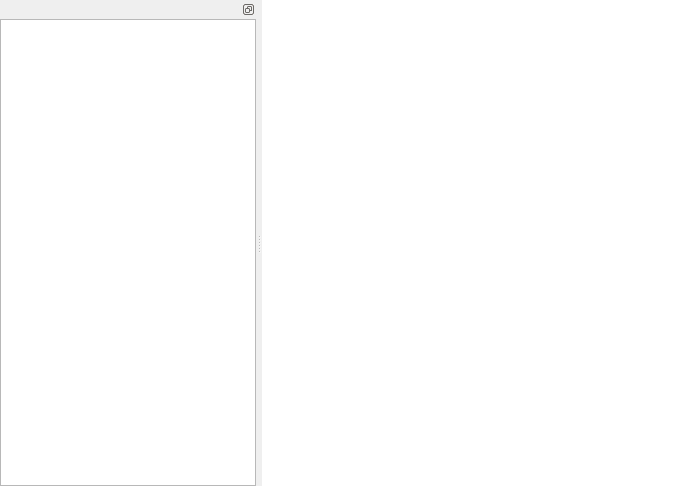
<?xml version="1.0" encoding="UTF-8"?>
<ui version="4.0">
 <class>ContextWidget</class>
 <widget class="QMainWindow" name="ContextWidget">
  <property name="geometry">
   <rect>
    <x>0</x>
    <y>0</y>
    <width>683</width>
    <height>486</height>
   </rect>
  </property>
  <property name="windowTitle">
   <string>MainWindow</string>
  </property>
  <widget class="QWidget" name="centralwidget">
   <property name="sizePolicy">
    <sizepolicy hsizetype="Preferred" vsizetype="Preferred">
     <horstretch>0</horstretch>
     <verstretch>0</verstretch>
    </sizepolicy>
   </property>
   <layout class="QHBoxLayout" name="horizontalLayout">
    <property name="spacing">
     <number>0</number>
    </property>
    <property name="margin">
     <number>0</number>
    </property>
    <item>
     <widget class="reViewportWidget" name="viewset" native="true">
      <property name="sizePolicy">
       <sizepolicy hsizetype="Expanding" vsizetype="Expanding">
        <horstretch>0</horstretch>
        <verstretch>0</verstretch>
       </sizepolicy>
      </property>
      <property name="styleSheet">
       <string notr="true">background-color: rgb(255, 255, 255);</string>
      </property>
     </widget>
    </item>
   </layout>
  </widget>
  <widget class="QDockWidget" name="dockWidget">
   <property name="features">
    <set>QDockWidget::DockWidgetFloatable|QDockWidget::DockWidgetMovable</set>
   </property>
   <attribute name="dockWidgetArea">
    <number>1</number>
   </attribute>
   <widget class="QWidget" name="dockWidgetContents">
    <property name="sizePolicy">
     <sizepolicy hsizetype="Preferred" vsizetype="Expanding">
      <horstretch>0</horstretch>
      <verstretch>0</verstretch>
     </sizepolicy>
    </property>
    <property name="baseSize">
     <size>
      <width>1000</width>
      <height>0</height>
     </size>
    </property>
    <layout class="QHBoxLayout" name="horizontalLayout_2">
     <property name="spacing">
      <number>0</number>
     </property>
     <property name="margin">
      <number>0</number>
     </property>
     <item>
      <widget class="reObjectTree" name="tree">
       <property name="sizePolicy">
        <sizepolicy hsizetype="Preferred" vsizetype="Expanding">
         <horstretch>0</horstretch>
         <verstretch>0</verstretch>
        </sizepolicy>
       </property>
       <property name="baseSize">
        <size>
         <width>301</width>
         <height>0</height>
        </size>
       </property>
       <property name="contextMenuPolicy">
        <enum>Qt::CustomContextMenu</enum>
       </property>
       <property name="selectionMode">
        <enum>QAbstractItemView::ExtendedSelection</enum>
       </property>
       <attribute name="headerVisible">
        <bool>false</bool>
       </attribute>
      </widget>
     </item>
    </layout>
   </widget>
  </widget>
  <action name="actionRemove">
   <property name="icon">
    <iconset resource="../resources/resources.qrc">
     <normaloff>:/delete.png</normaloff>:/delete.png</iconset>
   </property>
   <property name="text">
    <string>Remove</string>
   </property>
   <property name="shortcut">
    <string>Del</string>
   </property>
  </action>
  <action name="actionInsert">
   <property name="icon">
    <iconset resource="../resources/resources.qrc">
     <normaloff>:/add.png</normaloff>:/add.png</iconset>
   </property>
   <property name="text">
    <string>Insert</string>
   </property>
   <property name="shortcut">
    <string>Ins</string>
   </property>
  </action>
  <action name="actionSave">
   <property name="icon">
    <iconset resource="../resources/resources.qrc">
     <normaloff>:/save.png</normaloff>:/save.png</iconset>
   </property>
   <property name="text">
    <string>Save</string>
   </property>
   <property name="shortcut">
    <string>Ctrl+S</string>
   </property>
  </action>
  <action name="actionCopy">
   <property name="icon">
    <iconset resource="../resources/resources.qrc">
     <normaloff>:/copy.png</normaloff>:/copy.png</iconset>
   </property>
   <property name="text">
    <string>Copy</string>
   </property>
   <property name="shortcut">
    <string>Ctrl+C</string>
   </property>
  </action>
  <action name="actionPaste">
   <property name="icon">
    <iconset resource="../resources/resources.qrc">
     <normaloff>:/paste.png</normaloff>:/paste.png</iconset>
   </property>
   <property name="text">
    <string>Paste</string>
   </property>
   <property name="shortcut">
    <string>Ctrl+V</string>
   </property>
  </action>
  <action name="actionCut">
   <property name="icon">
    <iconset resource="../resources/resources.qrc">
     <normaloff>:/cut.png</normaloff>:/cut.png</iconset>
   </property>
   <property name="text">
    <string>Cut</string>
   </property>
   <property name="shortcut">
    <string>Ctrl+X</string>
   </property>
  </action>
  <action name="actionSelect">
   <property name="checkable">
    <bool>true</bool>
   </property>
   <property name="icon">
    <iconset resource="../resources/resources.qrc">
     <normaloff>:/select.png</normaloff>:/select.png</iconset>
   </property>
   <property name="text">
    <string>select</string>
   </property>
  </action>
  <action name="actionMove">
   <property name="checkable">
    <bool>true</bool>
   </property>
   <property name="icon">
    <iconset resource="../resources/resources.qrc">
     <normaloff>:/move.png</normaloff>:/move.png</iconset>
   </property>
   <property name="text">
    <string>move</string>
   </property>
   <property name="shortcut">
    <string>Ctrl+T</string>
   </property>
  </action>
  <action name="actionRotate">
   <property name="checkable">
    <bool>true</bool>
   </property>
   <property name="icon">
    <iconset resource="../resources/resources.qrc">
     <normaloff>:/rotate.png</normaloff>:/rotate.png</iconset>
   </property>
   <property name="text">
    <string>rotate</string>
   </property>
   <property name="shortcut">
    <string>Ctrl+R</string>
   </property>
  </action>
  <action name="actionScale">
   <property name="checkable">
    <bool>true</bool>
   </property>
   <property name="icon">
    <iconset resource="../resources/resources.qrc">
     <normaloff>:/scale.png</normaloff>:/scale.png</iconset>
   </property>
   <property name="text">
    <string>scale</string>
   </property>
   <property name="shortcut">
    <string>Ctrl+S</string>
   </property>
  </action>
  <action name="actionAnimate">
   <property name="icon">
    <iconset resource="../resources/resources.qrc">
     <normaloff>:/playAnim.png</normaloff>:/playAnim.png</iconset>
   </property>
   <property name="text">
    <string>animate</string>
   </property>
  </action>
  <action name="actionStopAnimation">
   <property name="icon">
    <iconset resource="../resources/resources.qrc">
     <normaloff>:/stopAnim.gif</normaloff>:/stopAnim.gif</iconset>
   </property>
   <property name="text">
    <string>stopAnimation</string>
   </property>
  </action>
  <action name="actionPlay">
   <property name="checkable">
    <bool>true</bool>
   </property>
   <property name="icon">
    <iconset resource="../resources/resources.qrc">
     <normaloff>:/Play.png</normaloff>:/Play.png</iconset>
   </property>
   <property name="text">
    <string>play</string>
   </property>
   <property name="shortcut">
    <string>F5</string>
   </property>
  </action>
  <action name="actionStop">
   <property name="checkable">
    <bool>true</bool>
   </property>
   <property name="icon">
    <iconset resource="../resources/resources.qrc">
     <normaloff>:/Stop.png</normaloff>:/Stop.png</iconset>
   </property>
   <property name="text">
    <string>stop</string>
   </property>
   <property name="shortcut">
    <string>Esc</string>
   </property>
  </action>
  <action name="actionPause">
   <property name="checkable">
    <bool>true</bool>
   </property>
   <property name="icon">
    <iconset resource="../resources/resources.qrc">
     <normaloff>:/Pause.png</normaloff>:/Pause.png</iconset>
   </property>
   <property name="text">
    <string>pause</string>
   </property>
   <property name="shortcut">
    <string>F6</string>
   </property>
  </action>
 </widget>
 <customwidgets>
  <customwidget>
   <class>reObjectTree</class>
   <extends>QTreeView</extends>
   <header>reWidgets.h</header>
  </customwidget>
  <customwidget>
   <class>reViewportWidget</class>
   <extends>QWidget</extends>
   <header>reViewportWidget.h</header>
   <container>1</container>
  </customwidget>
 </customwidgets>
 <resources>
  <include location="../resources/resources.qrc"/>
 </resources>
 <connections>
  <connection>
   <sender>tree</sender>
   <signal>customContextMenuRequested(QPoint)</signal>
   <receiver>ContextWidget</receiver>
   <slot>treeContextMenu(QPoint)</slot>
   <hints>
    <hint type="sourcelabel">
     <x>65</x>
     <y>142</y>
    </hint>
    <hint type="destinationlabel">
     <x>299</x>
     <y>0</y>
    </hint>
   </hints>
  </connection>
  <connection>
   <sender>actionSave</sender>
   <signal>triggered()</signal>
   <receiver>ContextWidget</receiver>
   <slot>save()</slot>
   <hints>
    <hint type="sourcelabel">
     <x>-1</x>
     <y>-1</y>
    </hint>
    <hint type="destinationlabel">
     <x>347</x>
     <y>229</y>
    </hint>
   </hints>
  </connection>
  <connection>
   <sender>actionAnimate</sender>
   <signal>triggered()</signal>
   <receiver>ContextWidget</receiver>
   <slot>playAnimation()</slot>
   <hints>
    <hint type="sourcelabel">
     <x>-1</x>
     <y>-1</y>
    </hint>
    <hint type="destinationlabel">
     <x>341</x>
     <y>242</y>
    </hint>
   </hints>
  </connection>
  <connection>
   <sender>actionStopAnimation</sender>
   <signal>triggered()</signal>
   <receiver>ContextWidget</receiver>
   <slot>stopAnimation()</slot>
   <hints>
    <hint type="sourcelabel">
     <x>-1</x>
     <y>-1</y>
    </hint>
    <hint type="destinationlabel">
     <x>341</x>
     <y>242</y>
    </hint>
   </hints>
  </connection>
  <connection>
   <sender>actionPlay</sender>
   <signal>triggered()</signal>
   <receiver>ContextWidget</receiver>
   <slot>start()</slot>
   <hints>
    <hint type="sourcelabel">
     <x>-1</x>
     <y>-1</y>
    </hint>
    <hint type="destinationlabel">
     <x>341</x>
     <y>242</y>
    </hint>
   </hints>
  </connection>
  <connection>
   <sender>actionPause</sender>
   <signal>triggered()</signal>
   <receiver>ContextWidget</receiver>
   <slot>pause()</slot>
   <hints>
    <hint type="sourcelabel">
     <x>-1</x>
     <y>-1</y>
    </hint>
    <hint type="destinationlabel">
     <x>341</x>
     <y>242</y>
    </hint>
   </hints>
  </connection>
  <connection>
   <sender>actionStop</sender>
   <signal>triggered()</signal>
   <receiver>ContextWidget</receiver>
   <slot>stop()</slot>
   <hints>
    <hint type="sourcelabel">
     <x>-1</x>
     <y>-1</y>
    </hint>
    <hint type="destinationlabel">
     <x>341</x>
     <y>242</y>
    </hint>
   </hints>
  </connection>
 </connections>
 <slots>
  <slot>treeContextMenu(QPoint)</slot>
  <slot>save()</slot>
  <slot>playAnimation()</slot>
  <slot>stopAnimation()</slot>
  <slot>start()</slot>
  <slot>stop()</slot>
  <slot>pause()</slot>
 </slots>
</ui>
